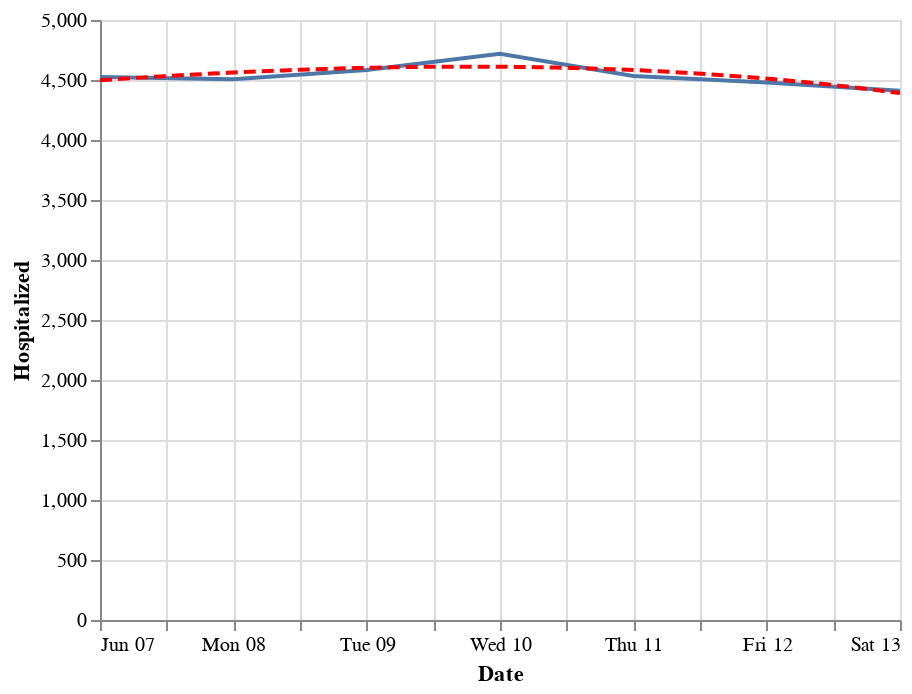

The cell this chart's notebook holds for it:
### Code cell
state = alt.Chart(data[data['State'] == 'CA'].sort_values('Date').tail(7)).mark_line().encode(
    x='Date:T',
    y='Hospitalized:Q'
)
reg = state.transform_regression("Date", "Hospitalized", method="poly").mark_line(color='red', strokeDash=[6,3])
(state+reg).interactive()

### Figure 1 — Vega-Lite specification as saved in the notebook (floating-point values rounded to 4 significant figures)
{"config": {"view": {"continuousWidth": 400, "continuousHeight": 300}}, "layer": [{"mark": "line", "encoding": {"x": {"type": "temporal", "field": "Date"}, "y": {"type": "quantitative", "field": "Hospitalized"}}, "selection": {"selector008": {"type": "interval", "bind": "scales", "encodings": ["x", "y"]}}}, {"mark": {"type": "line", "color": "red", "strokeDash": [6, 3]}, "encoding": {"x": {"type": "temporal", "field": "Date"}, "y": {"type": "quantitative", "field": "Hospitalized"}}, "transform": [{"on": "Date", "regression": "Hospitalized", "method": "poly"}]}], "data": {"name": "data-753614d674e29d2d3c0aa2e7fe3fb1e4"}, "$schema": "https://vega.github.io/schema/vega-lite/v4.0.2.json", "datasets": {"data-753614d674e29d2d3c0aa2e7fe3fb1e4": [{"State": "CA", "Date": "06-07-2020", "Confirmed": 130600.0, "Deaths": 4632.0, "Recovered": 0.0, "Confirmed_New": 2022.0, "Deaths_New": 26.0, "Recovered_New": 0.0, "Active": 126000.0, "positive": 128800.0, "negative": 2233000.0, "pending": null, "Hospitalized": 4525.0, "hospitalizedCumulative": null, "inIcuCurrently": 1288.0, "inIcuCumulative": null, "onVentilatorCurrently": null, "onVentilatorCumulative": null, "recovered": null, "dataQualityGrade": "B", "lastUpdateEt": "6/7/2020 00:00", "dateModified": "2020-06-07T00:00:00Z", "checkTimeEt": "06/06 20:00", "death": 4626.0, "hospitalized": null, "dateChecked": "2020-06-07T00:00:00Z", "totalTestsViral": 2362000.0, "positiveTestsViral": null, "negativeTestsViral": null, "positiveCasesViral": 128800.0, "fips": 6.0, "positiveIncrease": 2796.0, "negativeIncrease": 51120.0, "total": 2362000.0, "totalTestResults": 2362000.0, "totalTestResultsIncrease": 53920.0, "posNeg": 2362000.0, "deathIncrease": 67.0, "hospitalizedIncrease": 0.0, "hash": "ae6ea712f5ad93e29b377f42166a07d9bc8eeab9", "commercialScore": 0.0, "negativeRegularScore": 0.0, "negativeScore": 0.0, "positiveScore": 0.0, "score": 0.0, "grade": null}, {"State": "CA", "Date": "06-08-2020", "Confirmed": 133800.0, "Deaths": 4657.0, "Recovered": 0.0, "Confirmed_New": 3201.0, "Deaths_New": 25.0, "Recovered_New": 0.0, "Active": 129200.0, "positive": 131300.0, "negative": 2300000.0, "pending": null, "Hospitalized": 4506.0, "hospitalizedCumulative": null, "inIcuCurrently": 1301.0, "inIcuCumulative": null, "onVentilatorCurrently": null, "onVentilatorCumulative": null, "recovered": null, "dataQualityGrade": "B", "lastUpdateEt": "6/8/2020 00:00", "dateModified": "2020-06-08T00:00:00Z", "checkTimeEt": "06/07 20:00", "death": 4653.0, "hospitalized": null, "dateChecked": "2020-06-08T00:00:00Z", "totalTestsViral": 2431000.0, "positiveTestsViral": null, "negativeTestsViral": null, "positiveCasesViral": 131300.0, "fips": 6.0, "positiveIncrease": 2507.0, "negativeIncrease": 66460.0, "total": 2431000.0, "totalTestResults": 2431000.0, "totalTestResultsIncrease": 68970.0, "posNeg": 2431000.0, "deathIncrease": 27.0, "hospitalizedIncrease": 0.0, "hash": "9791bf3d277c1877ffc5046b2fdc1bf963e09d1c", "commercialScore": 0.0, "negativeRegularScore": 0.0, "negativeScore": 0.0, "positiveScore": 0.0, "score": 0.0, "grade": null}, {"State": "CA", "Date": "06-09-2020", "Confirmed": 136600.0, "Deaths": 4745.0, "Recovered": 0.0, "Confirmed_New": 2825.0, "Deaths_New": 88.0, "Recovered_New": 0.0, "Active": 131900.0, "positive": 133500.0, "negative": 2353000.0, "pending": null, "Hospitalized": 4583.0, "hospitalizedCumulative": null, "inIcuCurrently": 1345.0, "inIcuCumulative": null, "onVentilatorCurrently": null, "onVentilatorCumulative": null, "recovered": null, "dataQualityGrade": "B", "lastUpdateEt": "6/9/2020 00:00", "dateModified": "2020-06-09T00:00:00Z", "checkTimeEt": "06/08 20:00", "death": 4697.0, "hospitalized": null, "dateChecked": "2020-06-09T00:00:00Z", "totalTestsViral": 2486000.0, "positiveTestsViral": null, "negativeTestsViral": null, "positiveCasesViral": 133500.0, "fips": 6.0, "positiveIncrease": 2170.0, "negativeIncrease": 52880.0, "total": 2486000.0, "totalTestResults": 2486000.0, "totalTestResultsIncrease": 55060.0, "posNeg": 2486000.0, "deathIncrease": 44.0, "hospitalizedIncrease": 0.0, "hash": "d8f7599392216ae3900aff96c790aa5b119ef41c", "commercialScore": 0.0, "negativeRegularScore": 0.0, "negativeScore": 0.0, "positiveScore": 0.0, "score": 0.0, "grade": null}, {"State": "CA", "Date": "06-10-2020", "Confirmed": 139700.0, "Deaths": 4854.0, "Recovered": 0.0, "Confirmed_New": 3074.0, "Deaths_New": 109.0, "Recovered_New": 0.0, "Active": 134900.0, "positive": 136200.0, "negative": 2405000.0, "pending": null, "Hospitalized": 4719.0, "hospitalizedCumulative": null, "inIcuCurrently": 1326.0, "inIcuCumulative": null, "onVentilatorCurrently": null, "onVentilatorCumulative": null, "recovered": null, "dataQualityGrade": "B", "lastUpdateEt": "6/10/2020 00:00", "dateModified": "2020-06-10T00:00:00Z", "checkTimeEt": "06/09 20:00", "death": 4776.0, "hospitalized": null, "dateChecked": "2020-06-10T00:00:00Z", "totalTestsViral": 2541000.0, "positiveTestsViral": null, "negativeTestsViral": null, "positiveCasesViral": 136200.0, "fips": 6.0, "positiveIncrease": 2702.0, "negativeIncrease": 51850.0, "total": 2541000.0, "totalTestResults": 2541000.0, "totalTestResultsIncrease": 54550.0, "posNeg": 2541000.0, "deathIncrease": 79.0, "hospitalizedIncrease": 0.0, "hash": "7e73c8271eb88eb691b66084db9ec921932a9f3d", "commercialScore": 0.0, "negativeRegularScore": 0.0, "negativeScore": 0.0, "positiveScore": 0.0, "score": 0.0, "grade": null}, {"State": "CA", "Date": "06-11-2020", "Confirmed": 143400.0, "Deaths": 4934.0, "Recovered": 0.0, "Confirmed_New": 3662.0, "Deaths_New": 80.0, "Recovered_New": 0.0, "Active": 138400.0, "positive": 139300.0, "negative": 2458000.0, "pending": null, "Hospitalized": 4534.0, "hospitalizedCumulative": null, "inIcuCurrently": 1325.0, "inIcuCumulative": null, "onVentilatorCurrently": null, "onVentilatorCumulative": null, "recovered": null, "dataQualityGrade": "B", "lastUpdateEt": "6/11/2020 00:00", "dateModified": "2020-06-11T00:00:00Z", "checkTimeEt": "06/10 20:00", "death": 4881.0, "hospitalized": null, "dateChecked": "2020-06-11T00:00:00Z", "totalTestsViral": 2598000.0, "positiveTestsViral": null, "negativeTestsViral": null, "positiveCasesViral": 139300.0, "fips": 6.0, "positiveIncrease": 3090.0, "negativeIncrease": 53760.0, "total": 2598000.0, "totalTestResults": 2598000.0, "totalTestResultsIncrease": 56850.0, "posNeg": 2598000.0, "deathIncrease": 105.0, "hospitalizedIncrease": 0.0, "hash": "9b801c6adb9eff3a4daa64cb26e99ffa24e132a2", "commercialScore": 0.0, "negativeRegularScore": 0.0, "negativeScore": 0.0, "positiveScore": 0.0, "score": 0.0, "grade": null}, {"State": "CA", "Date": "06-12-2020", "Confirmed": 146700.0, "Deaths": 4978.0, "Recovered": 0.0, "Confirmed_New": 3282.0, "Deaths_New": 44.0, "Recovered_New": 0.0, "Active": 141700.0, "positive": 142000.0, "negative": 2520000.0, "pending": null, "Hospitalized": 4480.0, "hospitalizedCumulative": null, "inIcuCurrently": 1310.0, "inIcuCumulative": null, "onVentilatorCurrently": null, "onVentilatorCumulative": null, "recovered": null, "dataQualityGrade": "B", "lastUpdateEt": "6/12/2020 00:00", "dateModified": "2020-06-12T00:00:00Z", "checkTimeEt": "06/11 20:00", "death": 4943.0, "hospitalized": null, "dateChecked": "2020-06-12T00:00:00Z", "totalTestsViral": 2662000.0, "positiveTestsViral": null, "negativeTestsViral": null, "positiveCasesViral": 142000.0, "fips": 6.0, "positiveIncrease": 2702.0, "negativeIncrease": 61910.0, "total": 2662000.0, "totalTestResults": 2662000.0, "totalTestResultsIncrease": 64610.0, "posNeg": 2662000.0, "deathIncrease": 62.0, "hospitalizedIncrease": 0.0, "hash": "da15f0aa6a0118c48a65d740689db764ca4f1811", "commercialScore": 0.0, "negativeRegularScore": 0.0, "negativeScore": 0.0, "positiveScore": 0.0, "score": 0.0, "grade": null}, {"State": "CA", "Date": "06-13-2020", "Confirmed": 150000.0, "Deaths": 5076.0, "Recovered": 0.0, "Confirmed_New": 3359.0, "Deaths_New": 98.0, "Recovered_New": 0.0, "Active": 144900.0, "positive": 145600.0, "negative": 2579000.0, "pending": null, "Hospitalized": 4411.0, "hospitalizedCumulative": null, "inIcuCurrently": 1313.0, "inIcuCumulative": null, "onVentilatorCurrently": null, "onVentilatorCumulative": null, "recovered": null, "dataQualityGrade": "B", "lastUpdateEt": "6/13/2020 00:00", "dateModified": "2020-06-13T00:00:00Z", "checkTimeEt": "06/12 20:00", "death": 4989.0, "hospitalized": null, "dateChecked": "2020-06-13T00:00:00Z", "totalTestsViral": 2724000.0, "positiveTestsViral": null, "negativeTestsViral": null, "positiveCasesViral": 145600.0, "fips": 6.0, "positiveIncrease": 3660.0, "negativeIncrease": 58480.0, "total": 2724000.0, "totalTestResults": 2724000.0, "totalTestResultsIncrease": 62140.0, "posNeg": 2724000.0, "deathIncrease": 46.0, "hospitalizedIncrease": 0.0, "hash": "0ad5825c937c99da65bdb60333b4625c91134585", "commercialScore": 0.0, "negativeRegularScore": 0.0, "negativeScore": 0.0, "positiveScore": 0.0, "score": 0.0, "grade": null}]}}
